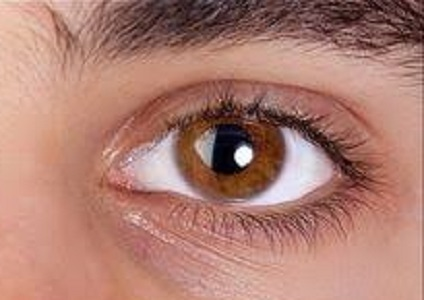
#> input picture dataset/Open/_101.jpg, 424 x 300 px, found by its file name
$ python preprocess_dataset.py
#> lines starting #> are read from the running program, lines starting #| are printed output that depends on the picture
import os
import cv2
import numpy as np


BASE_PATH = "dataset"

OPEN_PATH = os.path.join(BASE_PATH, "Open")
CLOSED_PATH = os.path.join(BASE_PATH, "Closed")
YAWN_PATH = os.path.join(BASE_PATH, "yawn")
NO_YAWN_PATH = os.path.join(BASE_PATH, "no_yawn")

OUT_EYE_OPEN = os.path.join(BASE_PATH, "processed_eyes", "Open")
OUT_EYE_CLOSED = os.path.join(BASE_PATH, "processed_eyes", "Closed")
OUT_MOUTH_YAWN = os.path.join(BASE_PATH, "processed_mouth", "yawn")
OUT_MOUTH_NO_YAWN = os.path.join(BASE_PATH, "processed_mouth", "no_yawn")

for path in [OUT_EYE_OPEN, OUT_EYE_CLOSED, OUT_MOUTH_YAWN, OUT_MOUTH_NO_YAWN]:
    os.makedirs(path, exist_ok=True)

VALID_EXTENSIONS = (".jpg", ".jpeg", ".png", ".bmp", ".webp")


def safe_read_image(path: str):
#> called with path = 'dataset/Open/_101.jpg'
    img = cv2.imread(path, cv2.IMREAD_UNCHANGED)
#> img is the input picture: shape (300, 424, 3); mean B, G, R 114.4, 126.3, 174.8

    if img is None:
        return None

    # If grayscale
    if len(img.shape) == 2:
        img = cv2.cvtColor(img, cv2.COLOR_GRAY2BGR)

    # If BGRA / 4 channel
    elif len(img.shape) == 3 and img.shape[2] == 4:
        img = cv2.cvtColor(img, cv2.COLOR_BGRA2BGR)

    # If weird dtype
    if img.dtype != np.uint8:
        img = img.astype(np.uint8)

    return img


def preprocess_image(img, size=(64, 64)):
#> called with size = (64, 64)
    if img is None or img.size == 0:
        return None

    try:
        gray = cv2.cvtColor(img, cv2.COLOR_BGR2GRAY)
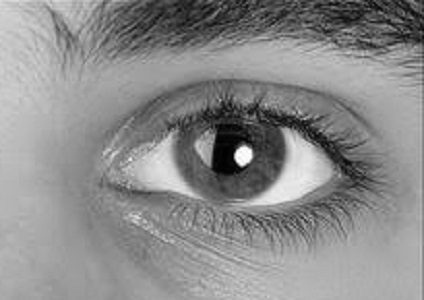
#> gray: shape (300, 424); min 0, max 255, mean 139.5
        gray = cv2.equalizeHist(gray)
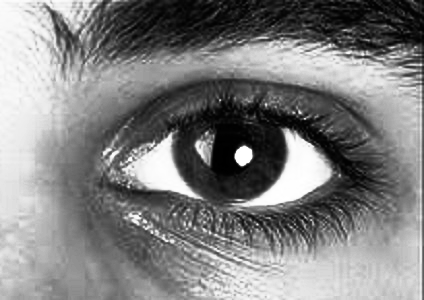
#> gray: shape (300, 424); min 0, max 255, mean 128.5
        img = cv2.cvtColor(gray, cv2.COLOR_GRAY2BGR)
        img = cv2.resize(img, size)
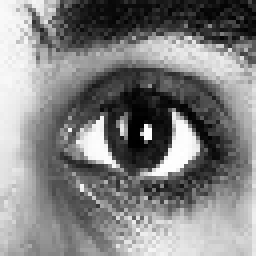
#> img: shape (64, 64, 3) (shown 4 times larger); min 0, max 255, mean 128.7
        return img
    except Exception:
        return None


def process_folder(input_folder, output_folder, prefix):
    saved = 0
    skipped = 0

    if not os.path.exists(input_folder):
        print(f"Folder not found: {input_folder}")
        return

    for file_name in os.listdir(input_folder):
        if not file_name.lower().endswith(VALID_EXTENSIONS):
            continue

        img_path = os.path.join(input_folder, file_name)
        img = safe_read_image(img_path)

        if img is None:
            skipped += 1
            print(f"Skipping unreadable: {img_path}")
            continue

        processed = preprocess_image(img)

        if processed is None:
            skipped += 1
            print(f"Skipping bad image: {img_path}")
            continue

        out_name = f"{prefix}_{saved}.jpg"
        out_path = os.path.join(output_folder, out_name)
        cv2.imwrite(out_path, processed)
        saved += 1

    print(f"{prefix} done -> saved: {saved}, skipped: {skipped}")


if __name__ == "__main__":
    print("Processing eyes...")
    process_folder(OPEN_PATH, OUT_EYE_OPEN, "open")
    process_folder(CLOSED_PATH, OUT_EYE_CLOSED, "closed")
#> call 2 of safe_read_image, with path = 'dataset/Closed/_100.jpg'
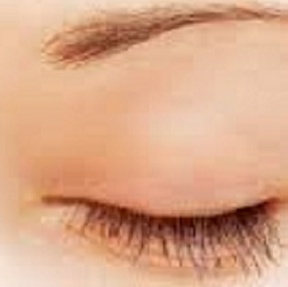
#> input picture dataset/Closed/_100.jpg, 288 x 287 px, found by its file name
#> in safe_read_image, img is the input picture: shape (287, 288, 3); mean B, G, R 135.9, 166.8, 217.3
#> call 2 of preprocess_image, with size = (64, 64)
#> in preprocess_image (call 2), `gray = cv2.cvtColor(img, cv2.COLOR_BGR2GRAY)`:
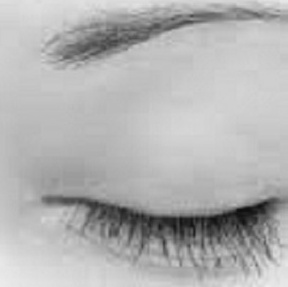
#> gray: shape (287, 288); min 14, max 238, mean 178.4
#> in preprocess_image (call 2), `gray = cv2.equalizeHist(gray)`:
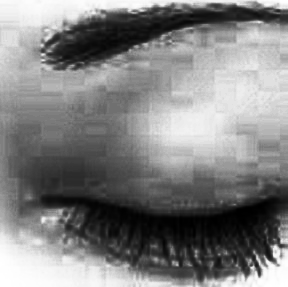
#> gray: shape (287, 288); min 0, max 255, mean 129.2
#> in preprocess_image (call 2), `img = cv2.resize(img, size)`:
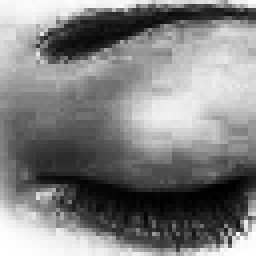
#> img: shape (64, 64, 3) (shown 4 times larger); min 0, max 255, mean 129.1

    print("\nProcessing mouth...")
    process_folder(YAWN_PATH, OUT_MOUTH_YAWN, "yawn")
    process_folder(NO_YAWN_PATH, OUT_MOUTH_NO_YAWN, "no_yawn")

    print("\n✅ Preprocessing complete.")
